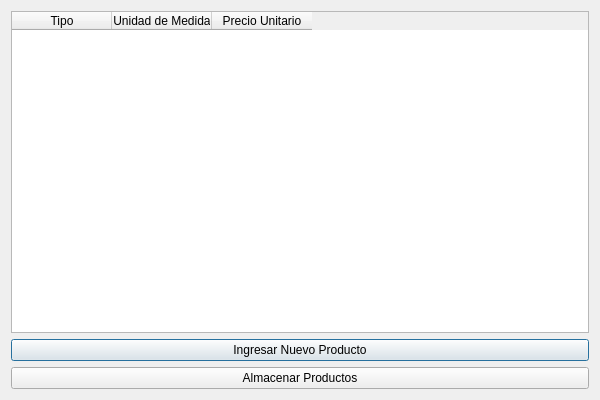
<?xml version="1.0" encoding="UTF-8"?>
<ui version="4.0">
 <class>DatosMaestrosDialog</class>
 <widget class="QDialog" name="DatosMaestrosDialog">
  <property name="geometry">
   <rect>
    <x>0</x>
    <y>0</y>
    <width>600</width>
    <height>400</height>
   </rect>
  </property>
  <property name="windowTitle">
   <string>Datos Maestros de Productos</string>
  </property>
  <layout class="QVBoxLayout" name="verticalLayout">
   <item>
    <widget class="QTableWidget" name="tabla_productos">
     <property name="rowCount">
      <number>0</number>
     </property>
     <property name="columnCount">
      <number>3</number>
     </property>
     <column>
      <property name="text">
       <string>Tipo</string>
      </property>
     </column>
     <column>
      <property name="text">
       <string>Unidad de Medida</string>
      </property>
     </column>
     <column>
      <property name="text">
       <string>Precio Unitario</string>
      </property>
     </column>
    </widget>
   </item>
   <item>
    <widget class="QPushButton" name="btnIngresar">
     <property name="text">
      <string>Ingresar Nuevo Producto</string>
     </property>
    </widget>
   </item>
   <item>
    <widget class="QPushButton" name="bt_guardar">
     <property name="text">
      <string>Almacenar Productos</string>
     </property>
    </widget>
   </item>
  </layout>
 </widget>
 <resources/>
 <connections/>
</ui>
